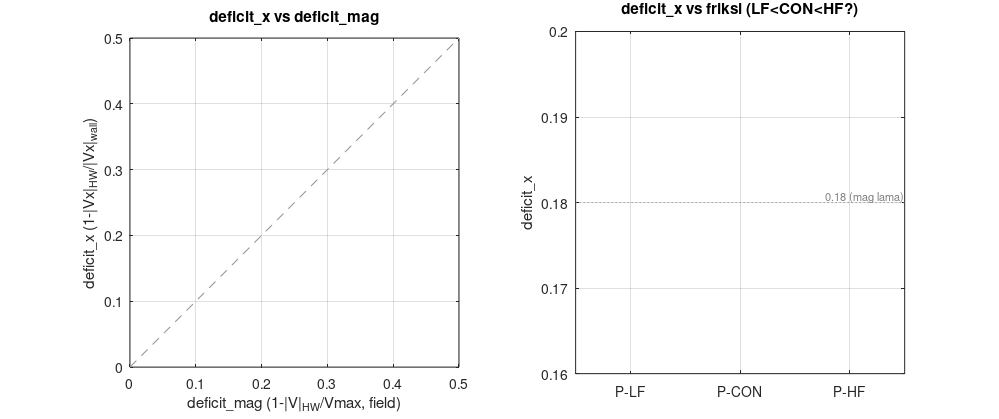

The MATLAB source for this figure:
function out = GRAIN_HW_vxvy_deficit(varargin)
%GRAIN_HW_VXVY_DEFICIT  Dekomposisi Vx/Vy hanging-wall & defisit transport horizontal.
%
%   Ambil kurva POT hanging-wall (HW) & footwall (FW) IDENTIK dgn GRAIN4AXPOT
%   CLEAN, tetapi PISAHKAN kecepatan |V| menjadi komponen horizontal Vx dan
%   vertikal Vy, lalu isolasi DEFISIT TRANSPORT HORIZONTAL HW vs dinding
%   pendorong (shortening yg diserap sesar aktif).
%
%   Latar: klaim inti = HW aktif selalu lebih lambat dari dinding, defisit ~18%
%   (HW ~= 0.82 x Vmax). Angka 18% itu dihitung dari |V| (campur transport
%   horizontal + pengangkatan ramp). Defisit yg BENAR secara fisika harus dari
%   Vx. Skrip ini menghitung deficit_x dan membandingkannya dgn deficit_mag lama.
%
%   PENTING (temuan verifikasi data, 2026-07-20):
%     * velocity_magnitude PIVlab = hypot(u_smoothed, v_smoothed) PERSIS (err 0%).
%       u_component/v_component KOSONG di berkas ini; sqrt(u_filtered^2+v_filtered^2)
%       beda ~48% dari |V|. Jadi komponen yg KONSISTEN dgn |V| (baseline deficit
%       0.18 di GRAIN4AXPOT) = u_smoothed/v_smoothed -> itu yg dipakai (bukan
%       u_filtered spt bunyi prompt). Ini menjaga sqrt(Vx^2+Vy^2) == |V|.
%     * Shortening di zona ukur (kamera tengah, ukur dari kiri) bergerak ke +x
%       (u_smoothed ~ +5.6 px/frame di kolom max|V|), BUKAN -x. Defisit dilaporkan
%       dari |Vx| (magnitude) supaya kebal arah; arah dinding dideteksi dari data.
%
%   Reuse jalur kanonik GRAIN4AXPOT (jangan bikin sampler paralel):
%     step1Session.loadAllFrames -> i_resolveLine (potdata garis-1 / autoPSG 75%)
%     -> step1Collect.collectAlongLine(data,p1,p2,sp,SRC) utk SRC =
%        'velocity_magnitude' | 'u_smoothed' | 'v_smoothed' (node SAMA)
%     -> records.normalize/applyColors ; potdata excluded+cutFrame ; trim [startF,endF].
%
%   Usage:
%     GRAIN_HW_vxvy_deficit                       % semua kondisi CON/HF/LF di EXP Q1
%     GRAIN_HW_vxvy_deficit('root', DIR)          % override folder induk EXP Q1
%     GRAIN_HW_vxvy_deficit('conditions', {'P-CON-4cm-F'})   % subset
%
%   Output ke GRAIN/CLCC/VXVY/ :
%     - PAB_VXVY_<cond>.pdf   (per kondisi: Vx_HW/Vy_HW/env vs strain, tiap run)
%     - PAB_VXVY_summary.pdf  (deficit_x vs deficit_mag ; deficit vs friksi)
%     - PAB_VXVY_panels.csv   (tabel numerik penuh)
%     - PAB_VXVY_result.json  (semua metrik + metadata + sanity)
%     - PAB_VXVY_report.md    (metode + angka final)
%     - PAB_VXVY_data.mat     (struct panel reusable)
%
%   Jalankan grain_setup dulu (pivcore/pivui on path). MATLAB R2025b.

    p = inputParser;
    p.addParameter('root', '', @(s) ischar(s)||isstring(s));
    p.addParameter('conditions', {}, @(c) iscell(c));
    p.addParameter('plateauK', 20, @(x) isscalar(x)&&x>=1);   % lebar jendela plateau (frame)
    p.addParameter('regen', false, @(x) islogical(x)||isnumeric(x));  % hanya rebuild report+summary dari .mat
    p.parse(varargin{:});
    root = char(p.Results.root);
    conds = p.Results.conditions;
    plateauK = p.Results.plateauK;

    outDir0 = fullfile(fileparts(mfilename('fullpath')), 'CLCC', 'VXVY');
    if p.Results.regen
        % Regenerasi CEPAT report + summary + CSV + JSON dari PAB_VXVY_data.mat
        % (tanpa re-sampling). Berguna setelah ubah teks/plot ringkas.
        L = load(fullfile(outDir0,'PAB_VXVY_data.mat'));   % panels, result
        fo = {'P-LF-4cm-F','P-CON-4cm-F','P-HF-4cm-F'};
        fc = containers.Map({'P-LF-4cm-F','P-CON-4cm-F','P-HF-4cm-F'}, ...
            {[0.20 0.45 0.80],[0.35 0.35 0.35],[0.80 0.20 0.20]});
        R2 = L.result; R2.summary = i_summaryStats(L.panels, fo);
        R2.panels = i_panelsForJson(L.panels);
        i_plotSummary(L.panels, fo, fc, fullfile(outDir0,'PAB_VXVY_summary.pdf'));
        i_writeCsv(L.panels, fullfile(outDir0,'PAB_VXVY_panels.csv'));
        fid=fopen(fullfile(outDir0,'PAB_VXVY_result.json'),'w');
        fwrite(fid, jsonencode(R2,'PrettyPrint',true)); fclose(fid);
        i_writeReport(R2, fullfile(outDir0,'PAB_VXVY_report.md'));
        fprintf('REGEN selesai: report+summary+csv+json diperbarui dari .mat\n');
        if nargout>0, out=R2; end
        return;
    end

    if isempty(root)
        root = fullfile(getenv('HOME'), 'MACTERR_shared', 'EXP_coll', 'EXP Q1');
    end
    if isempty(conds)
        conds = {'P-CON-4cm-F','P-HF-4cm-F','P-LF-4cm-F'};
    end

    outDir = fullfile(fileparts(mfilename('fullpath')), 'CLCC', 'VXVY');
    if ~isfolder(outDir), mkdir(outDir); end

    log = i_logger(outDir);
    log('=== GRAIN_HW_vxvy_deficit ===');
    log(sprintf('root      : %s', root));
    log(sprintf('conditions: %s', strjoin(conds, ', ')));
    log(sprintf('plateauK  : %d frame', plateauK));
    log(sprintf('outDir    : %s', outDir));

    % Palet warna friksi (ilmiah, tegas): LF biru, CON abu, HF merah.
    frictionOrder = {'P-LF-4cm-F','P-CON-4cm-F','P-HF-4cm-F'};
    frictionColor = containers.Map( ...
        {'P-LF-4cm-F','P-CON-4cm-F','P-HF-4cm-F'}, ...
        {[0.20 0.45 0.80],[0.35 0.35 0.35],[0.80 0.20 0.20]});

    RESULT = struct('generatedAt', datestr(now,'yyyy-mm-dd HH:MM:SS'), ...
        'root', root, 'plateauK', plateauK, 'conditions', {{}});
    ALLPANELS = {};   % flatten untuk .mat/.csv

    for ci = 1:numel(conds)
        cond = conds{ci};
        cdir = fullfile(root, cond);
        if ~isfolder(cdir), log(sprintf('[SKIP] tak ada folder: %s', cdir)); continue; end
        files = i_findExpFiles(cdir);
        log(sprintf('--- %s : %d run ---', cond, numel(files)));

        runs = {};
        for i = 1:numel(files)
            [~,bn] = fileparts(files{i});
            log(sprintf('  [%s] %s', cond, bn));
            try
                R = i_analyzeExp(files{i}, plateauK, log);
            catch ME
                log(sprintf('    [FAIL] %s : %s', bn, ME.message));
                continue;
            end
            R.condition = cond;
            R.runIndex  = i;
            runs{end+1} = R; %#ok<AGROW>
            for k = 1:numel(R.faults)
                fr = R.faults{k};
                fr.condition = cond; fr.base = R.base; fr.runIndex = i;
                fr.calibrated = R.calibrated; fr.vMult = R.vMult;
                fr.deficit_mag_env = R.deficit_env_used;   % dinding pilihan
                ALLPANELS{end+1} = fr; %#ok<AGROW>
            end
        end

        % --- figur per kondisi ---
        try
            i_plotCondition(runs, cond, fullfile(outDir, sprintf('PAB_VXVY_%s.pdf', cond)));
            log(sprintf('  -> PDF: PAB_VXVY_%s.pdf', cond));
        catch ME
            log(sprintf('  [PLOT FAIL] %s : %s', cond, ME.message));
        end

        cs = struct('name', cond, 'runs', {runs});
        RESULT.conditions{end+1} = cs;
    end

    % --- figur ringkas lintas kondisi ---
    try
        i_plotSummary(ALLPANELS, frictionOrder, frictionColor, ...
            fullfile(outDir,'PAB_VXVY_summary.pdf'));
        log('-> PDF: PAB_VXVY_summary.pdf');
    catch ME
        log(sprintf('[SUMMARY PLOT FAIL] %s', ME.message));
    end

    % --- CSV ---
    try
        i_writeCsv(ALLPANELS, fullfile(outDir,'PAB_VXVY_panels.csv'));
        log('-> CSV: PAB_VXVY_panels.csv');
    catch ME
        log(sprintf('[CSV FAIL] %s', ME.message));
    end

    % --- JSON ---
    RESULT.panels = i_panelsForJson(ALLPANELS);
    RESULT.summary = i_summaryStats(ALLPANELS, frictionOrder);
    try
        fid = fopen(fullfile(outDir,'PAB_VXVY_result.json'),'w');
        fwrite(fid, jsonencode(RESULT, 'PrettyPrint', true)); fclose(fid);
        log('-> JSON: PAB_VXVY_result.json');
    catch ME
        log(sprintf('[JSON FAIL] %s', ME.message));
    end

    % --- report .md ---
    try
        i_writeReport(RESULT, fullfile(outDir,'PAB_VXVY_report.md'));
        log('-> MD: PAB_VXVY_report.md');
    catch ME
        log(sprintf('[REPORT FAIL] %s', ME.message));
    end

    % --- .mat ---
    try
        panels = ALLPANELS; result = RESULT; %#ok<NASGU>
        save(fullfile(outDir,'PAB_VXVY_data.mat'), 'panels', 'result');
        log('-> MAT: PAB_VXVY_data.mat');
    catch ME
        log(sprintf('[MAT FAIL] %s', ME.message));
    end

    log('=== SELESAI ===');
    if nargout>0, out = RESULT; end
end

% =====================================================================
function R = i_analyzeExp(matFile, plateauK, log)
%I_ANALYZEEXP  Satu eksperimen: sampel |V|/Vx/Vy pada node SAMA, resolusi
%   sesar, hitung defisit + amalgamasi multi-kriteria. Reuse jalur GRAIN4AXPOT.
    [~, base] = fileparts(matFile);
    R = struct('base', base, 'matFile', matFile);

    % --- muat + garis PSG (jalur kanonik) ---
    data = pivcore.io.step1Session.loadAllFrames(matFile);
    [p1, p2] = i_resolveLine(matFile, data);
    sp = pivcore.io.step1Session.savedSpacing(matFile);
    if ~(isscalar(sp)&&isfinite(sp)&&sp>0)
        dd = pivcore.data.nodeSpacing(data);
        if isfinite(dd)&&dd>0, sp=round(dd); else, sp=10; end
    end

    % --- sampel TIGA sumber pada node IDENTIK ---
    recM = pivcore.pot.records.applyColors(pivcore.pot.records.normalize( ...
        pivcore.pot.step1Collect.collectAlongLine(data,p1,p2,sp,'velocity_magnitude')));
    recU = pivcore.pot.records.normalize( ...
        pivcore.pot.step1Collect.collectAlongLine(data,p1,p2,sp,'u_smoothed'));
    recV = pivcore.pot.records.normalize( ...
        pivcore.pot.step1Collect.collectAlongLine(data,p1,p2,sp,'v_smoothed'));

    nF = 0; for r=1:numel(recM), nF=max(nF,numel(recM(r).data)); end; nF=max(1,nF);

    % Node harus align (jumlah & posPx). Verifikasi.
    if ~(numel(recM)==numel(recU) && numel(recU)==numel(recV))
        error('Node count mismatch |V|=%d Vx=%d Vy=%d', numel(recM),numel(recU),numel(recV));
    end

    % --- SANITY KALIBRASI (menghentikan): calu==calv==calxy (isotropik). ---
    calu=i_cal(data,'calu'); calv=i_cal(data,'calv'); calxy=i_cal(data,'calxy');
    R.cal = struct('calu',calu,'calv',calv,'calxy',calxy);
    if isfinite(calu)&&isfinite(calv) && abs(calu-calv) > 1e-9*max(1,abs(calu))
        error(['SANITY KALIBRASI GAGAL: calu(%.6g) != calv(%.6g) -> konversi spasial ' ...
            'anisotropik; Vx/Vy tak sebanding. Hentikan.'], calu, calv);
    end

    % --- INFO: |V|_self=hypot(Vx,Vy) vs field velocity_magnitude ---
    %   Setelah blok-average 3x3 + MA, field |V| = mean(|v| per sel) sedangkan
    %   Vx/Vy = mean komponen; karena arah aliran beragam dlm blok, hypot(Vx,Vy)
    %   != |V| (sifat urutan-averaging, BUKAN bug). Analisis ini memakai
    %   |V|_self = hypot(Vx,Vy) (konsisten-diri: sqrt(Vx^2+Vy^2)=|V| by
    %   construction). Field |V| disimpan HANYA sbg referensi deficit_mag lama.
    dmax=0; dmed=[];
    for r = 1:numel(recM)
        m=recM(r).data(:).'; u=recU(r).data(:).'; v=recV(r).data(:).';
        L=min([numel(m) numel(u) numel(v)]); m=m(1:L);u=u(1:L);v=v(1:L);
        rec=hypot(u,v); g=isfinite(rec)&isfinite(m)&(m>1e-6);
        if ~any(g), continue; end
        e=abs(rec(g)-m(g))./m(g); dmax=max(dmax,max(e)); dmed=[dmed e]; %#ok<AGROW>
    end
    R.selfVsField = struct('maxRelErr', dmax, ...
        'medRelErr', i_m(dmed), ...
        'note', '|V|_self=hypot(Vx,Vy) dipakai; beda vs field = artefak urutan-average (bukan bug).');
    log(sprintf('    |V|_self vs field |V|: median=%.2g%% max=%.2g%% (informatif; |V|_self dipakai)', ...
        i_m(dmed)*100, dmax*100));

    % --- potdata: excluded + cutFrame (POSISIONAL, semua sumber sama) ---
    recM = i_applyPotData(matFile, recM);
    recU = i_copyPotFlags(recM, recU);
    recV = i_copyPotFlags(recM, recV);

    % --- kalibrasi cm/s (paritas frameCatalog velMultGeom) ---
    [strTot, ~, dxCm] = pivcore.export.frameCatalog.readGeom(matFile);
    dtSec = pivcore.export.frameCatalog.readExifDt(matFile);
    envRaw = i_indenterEnv(recM, nF, false);          % envelope MENTAH (kalibrasi stabil)
    indMax = NaN; if ~isempty(envRaw), e=envRaw(isfinite(envRaw)); if ~isempty(e), indMax=max(e); end, end
    vMult = NaN;
    if isfinite(dxCm)&&dxCm>0 && isfinite(dtSec)&&dtSec>0 && nF>1 && isfinite(indMax)&&indMax>0
        vMult = (dxCm/((nF-1)*dtSec)) / indMax;         % cm/s per (px/frame)
    end
    calibrated = isfinite(vMult) && vMult>0;
    if ~calibrated, vMult = 1; end
    R.calibrated = calibrated; R.vMult = vMult; R.nF = nF; R.strainTot = strTot;
    R.indMax = indMax; R.dxCm = dxCm; R.dtSec = dtSec;

    % X-axis strain%
    haveStrain = isfinite(strTot)&&strTot~=0&&nF>1;
    if haveStrain, xr = (0:nF-1)/(nF-1)*strTot; else, xr = 1:nF; end
    R.xr = xr; R.haveStrain = haveStrain;

    % --- envelope dinding: (a) empiris |V| ; (b) indenter axpot bila ada ---
    envA = i_indenterEnv(recM, nF, true);               % hormati excluded (clean, FIELD |V|)
    R.env_mag = envA;                                    % referensi field
    % Komponen envelope: pada tiap frame ambil Vx,Vy pada node ber-|V|_self maks.
    % env_mag_self = hypot(env_vx,env_vy) -> konsisten-diri (baseline analisis).
    [envVx, envVy, envMagSelf] = i_envComponents(recM, recU, recV, nF);
    R.env_vx = envVx; R.env_vy = envVy; R.env_mag_self = envMagSelf;
    % (b) indenter dari axpot sidecar (referensi independen) bila tersedia.
    [envB_mag, haveB] = i_axpotIndenter(matFile, nF);
    R.env_axpot = envB_mag; R.haveAxpot = haveB;
    % Perbandingan (a) vs (b) di plateau global (median 20% frame terakhir aktif).
    R.envAB = i_compareEnv(envA, envB_mag, haveB);

    % Envelope drift (uji paralaks): fit linier |V|_wall vs strain.
    R.envDrift = i_envDrift(xr, envA);

    % dinding yg DIPAKAI utk deficit: default empiris (a). Simpan flag.
    R.deficit_env_used = 'empirical';

    % --- sesar dari faults.json ---
    R.faults = i_analyzeFaults(matFile, data, recM, recU, recV, nF, xr, vMult, ...
        envA, envMagSelf, envVx, plateauK, log);
end

% =====================================================================
function F = i_analyzeFaults(matFile, data, recM, recU, recV, nF, xr, vMult, ...
        envMagField, envMagSelf, envVx, plateauK, log)
%I_ANALYZEFAULTS  Per sesar utama: kurva HW/FW untuk |V|/Vx/Vy, jendela aktif,
%   amalgamasi multi-kriteria, plateau median, deficit_mag & deficit_x.
    F = {};
    try
        doc = pivcore.io.grain5Faults.read(matFile);
    catch
        return;
    end
    if ~isstruct(doc)||~isfield(doc,'faults')||isempty(doc.faults), return; end
    FF = doc.faults; if isstruct(FF), FF=num2cell(FF); end

    for k = 1:numel(FF)
        f = FF{k}; if ~isstruct(f), continue; end
        if isfield(f,'enabled')&&isscalar(f.enabled)&&~logical(f.enabled), continue; end
        if isfield(f,'parentId')&&~isempty(f.parentId)&&(ischar(f.parentId)||isstring(f.parentId)) ...
                && ~isempty(char(f.parentId)), continue; end   % sub-fault: lewati

        hwRow = i_rowForPos(recM, f.hwPosPx);
        fwRow = i_rowForPos(recM, f.fwPosPx);
        if isempty(hwRow), continue; end

        % Deret HW/FW utk tiga sumber (trim identik).
        mHW = i_dispY(recM, hwRow, nF); uHW = i_dispY(recU, hwRow, nF); vHW = i_dispY(recV, hwRow, nF);
        mFW=[];uFW=[];vFW=[];
        if ~isempty(fwRow)
            mFW=i_dispY(recM,fwRow,nF); uFW=i_dispY(recU,fwRow,nF); vFW=i_dispY(recV,fwRow,nF);
        end

        % Jendela aktif [a,b] dari faults.json.
        a=f.startF; b=f.endF;
        if ~(isfinite(a)&&isfinite(b))
            gg=isfinite(mHW); idx=find(gg); if isempty(idx), a=1;b=nF; else,a=idx(1);b=idx(end);end
        end
        a=max(1,round(min(a,b))); b=min(nF,round(max(a,b)));

        % AX-SLIP komponen = Vx_HW - Vx_FW (utk startF & amalgamasi).
        axslip = nan(1,nF);
        if ~isempty(uFW)
            L=min(numel(uHW),numel(uFW)); axslip(1:L)=uHW(1:L)-uFW(1:L);
        end
        % |V| net-slip lama (utk validasi startF json).
        startF_axslip = i_startFromAxslip(axslip);

        % --- amalgamasi multi-kriteria ---
        % (1) X-FS dari faults.json.
        xfs = NaN; if isfield(f,'fsr')&&isscalar(f.fsr)&&isfinite(f.fsr), xfs=f.fsr; end
        % (2) AX-SLIP -> 0 (turun ke bawah noise & tetap).
        amalg_axslip = i_amalgFromAxslip(axslip, a, b);
        % (3) shear_rate -> 0 di zona sesar (node HW..FW). Pakai |V| kurva sbg
        %     proxy? Tidak: baca shear_rate langsung sepanjang node HW..FW.
        amalg_shear = i_amalgFromShear(data, recM, hwRow, fwRow, nF, a, b);
        % (4) endF human label (faults.json).
        amalg_endF = b;

        cand = [xfs amalg_axslip amalg_shear amalg_endF];
        cand = cand(isfinite(cand));
        amalgFrame = amalg_endF;   % default: endF human
        if ~isempty(cand), amalgFrame = round(median(cand)); end
        amalgFrame = max(a+1, min(nF, amalgFrame));
        amalgSpread = NaN; if numel(cand)>=2, amalgSpread = max(cand)-min(cand); end

        % --- plateau fase-aktif: median jendela [amalg-K, amalg] ---
        w0 = max(a, amalgFrame - plateauK); w1 = amalgFrame;
        win = w0:w1;
        % |V|_self HW = hypot(Vx,Vy) konsisten-diri (baseline utama).
        magSelfHW = hypot(uHW, vHW);
        magSelfHWp = i_medWin(magSelfHW, win);
        magFieldHWp = i_medWin(mHW, win);      % field |V| (referensi 0.18 lama)
        vxHWp  = i_medWin(uHW, win);
        vyHWp  = i_medWin(vHW, win);
        % dinding pada jendela sama.
        magWallSelf  = i_medWin(envMagSelf,  win);
        magWallField = i_medWin(envMagField, win);
        vxWall  = i_medWin(envVx,  win);

        % deficit horizontal (|Vx|, kebal arah) = ANGKA BARU yg dicari.
        deficit_x   = i_deficit(abs(vxHWp), abs(vxWall));
        % deficit magnitude: (self) konsisten-diri & (field) referensi ke 0.18.
        deficit_mag_self  = i_deficit(magSelfHWp,  magWallSelf);
        deficit_mag_field = i_deficit(magFieldHWp, magWallField);
        deficit_mag = deficit_mag_self;   % baseline utama = self
        VyOverVx    = NaN; if isfinite(vyHWp)&&abs(vxHWp)>1e-9, VyOverVx = abs(vyHWp)/abs(vxHWp); end

        % kematangan: sesar termuda (endF ~ nF) TANDAI (belum matang).
        mature = (b < 0.95*nF);
        % suspect: HW plateau ~0 (def_x mendekati 1) atau HW>=wall (def<0) atau
        %   jendela plateau terlalu pendek -> kemungkinan node HW jatuh di zona
        %   mati/tepi atau sesar meliputi seluruh domain. TANDAI (bukan drop diam).
        suspect = false;
        if ~isfinite(deficit_x) || deficit_x > 0.85 || deficit_x < -0.05 ...
                || (w1-w0) < 5 || ~isfinite(vxWall) || abs(vxWall) < 1e-3
            suspect = true;
        end
        if suspect, mature = false; end   % keluarkan dari statistik matang

        fs = struct();
        fs.uiNum = i_scalarField(f,'uiNum');
        fs.hwPosPx = f.hwPosPx; fs.fwPosPx = f.fwPosPx;
        fs.a=a; fs.b=b;
        fs.startF_json = f.startF; fs.startF_axslip = startF_axslip;
        fs.amalg_xfs = xfs; fs.amalg_axslip = amalg_axslip; ...
        fs.amalg_shear = amalg_shear; fs.amalg_endF = amalg_endF;
        fs.amalgFrame = amalgFrame; fs.amalgSpread = amalgSpread;
        fs.plateauWin = [w0 w1];
        fs.mag_HW_plateau = magSelfHWp;      % |V|_self (baseline)
        fs.magField_HW_plateau = magFieldHWp;
        fs.vx_HW_plateau = vxHWp; fs.vy_HW_plateau = vyHWp;
        fs.mag_wall = magWallSelf; fs.magField_wall = magWallField; fs.vx_wall = vxWall;
        fs.deficit_mag = deficit_mag;            % = deficit_mag_self
        fs.deficit_mag_self = deficit_mag_self;
        fs.deficit_mag_field = deficit_mag_field;
        fs.deficit_x = deficit_x; fs.VyOverVx = VyOverVx;
        fs.mature = mature; fs.suspect = suspect;
        % simpan deret utk plot (cm/s bila vMult). mag_HW = |V|_self.
        fs.series = struct('xr',xr, 'vx_HW',uHW*vMult, 'vy_HW',vHW*vMult, ...
            'mag_HW',magSelfHW*vMult, 'env_vx',envVx*vMult, 'env_mag',envMagSelf*vMult, ...
            'axslip', axslip*vMult);
        F{end+1} = fs; %#ok<AGROW>

        log(sprintf('    F%g: [a,b]=[%d,%d] amalg=%d (xfs=%s axslip=%s shear=%s endF=%d) | def_x=%.3f def_mag(self=%.3f field=%.3f) Vy/Vx=%.2f %s', ...
            fs.uiNum, a, b, amalgFrame, i_ns(xfs), i_ns(amalg_axslip), i_ns(amalg_shear), b, ...
            deficit_x, deficit_mag_self, deficit_mag_field, VyOverVx, ...
            [i_tf(~mature&&~suspect,'[IMMATURE]','') i_tf(suspect,'[SUSPECT-dropped]','')]));
    end
end

% =====================================================================
% ---- helper reuse jalur GRAIN4AXPOT ----
function [p1,p2] = i_resolveLine(matFile, data)
    p1=[];p2=[];
    ln = pivcore.export.frameCatalog.lineFromPotData(matFile);
    if ~isempty(ln), p1=ln.p1(:).'; p2=ln.p2(:).'; return; end
    la = pivcore.io.step1Session.loadLine(matFile);
    if ~isempty(la)&&isfield(la,'p1')&&isfield(la,'p2'), p1=la.p1(:).'; p2=la.p2(:).'; return; end
    x=pivcore.data.safeFrame(data.x,1); y=pivcore.data.safeFrame(data.y,1);
    xE=[min(x(:)) max(x(:))]; yE=[min(y(:)) max(y(:))];
    yL=yE(2)-0.75*(yE(2)-yE(1)); p1=[xE(1) yL]; p2=[xE(2) yL];
end

function files = i_findExpFiles(expDir)
    d=dir(fullfile(expDir,'*.mat')); d=d(~[d.isdir]);
    names={};keys={};
    for k=1:numel(d)
        nm=d(k).name;
        if ~isempty(regexpi(nm,'_[a-z0-9]+\.mat$','once')), continue; end
        if ~isempty(regexpi(nm,'^(GRAINSA|GRAIN\d|progress|.*_progress_)','once')), continue; end
        names{end+1}=fullfile(d(k).folder,nm); %#ok<AGROW>
        tok=regexpi(nm,'-(\d+)-OVL','tokens','once');
        if ~isempty(tok), keys{end+1}=sprintf('%06d',str2double(tok{1})); else, keys{end+1}=lower(nm); end %#ok<AGROW>
    end
    if isempty(names), files={}; return; end
    [~,ord]=sort(keys); files=names(ord);
end

function recs = i_applyPotData(matFile, recs)
    try, doc=pivcore.io.grain4PotData.read(matFile); catch, return; end
    if ~isstruct(doc)||~isfield(doc,'psgLines')||isempty(doc.psgLines), return; end
    ln=doc.psgLines{1}; if ~isstruct(ln)||~isfield(ln,'curves'), return; end
    m=min(numel(recs),numel(ln.curves));
    for k=1:m
        c=ln.curves{k}; if ~isstruct(c), continue; end
        if isfield(c,'cutFrame')&&isscalar(c.cutFrame)&&isfinite(c.cutFrame)
            recs(k).cutManual=true; recs(k).cutFrame=c.cutFrame;
        end
        if isfield(c,'excluded')&&isscalar(c.excluded)&&logical(c.excluded), recs(k).excluded=true; end
    end
end

function dst = i_copyPotFlags(src, dst)
%I_COPYPOTFLAGS  Salin flag excluded/cutFrame dari recM (|V|) ke recU/recV agar
%   trim & exclusion IDENTIK di tiga sumber (node align).
    m=min(numel(src),numel(dst));
    for k=1:m
        if isfield(src(k),'excluded')&&isscalar(src(k).excluded)&&logical(src(k).excluded), dst(k).excluded=true; end
        if isfield(src(k),'cutManual')&&src(k).cutManual
            dst(k).cutManual=true; dst(k).cutFrame=src(k).cutFrame;
        end
    end
end

function r = i_rowForPos(recs, posPx)
    r=[]; if ~isscalar(posPx)||~isfinite(posPx)||isempty(recs), return; end
    best=inf;bestR=[];ps=[];
    for k=1:numel(recs)
        if isfield(recs(k),'excluded')&&isscalar(recs(k).excluded)&&logical(recs(k).excluded), continue; end
        p=NaN; if isfield(recs(k),'posPx')&&isscalar(recs(k).posPx), p=recs(k).posPx; end
        if isfinite(p), ps(end+1)=p; d=abs(p-posPx); if d<best,best=d;bestR=k;end; end %#ok<AGROW>
    end
    if isempty(bestR), return; end
    sp=10; if numel(ps)>=2, dsp=median(diff(sort(ps))); if isfinite(dsp)&&dsp>0, sp=dsp; end, end
    if best<=max(8,0.75*sp), r=bestR; end
end

function y = i_dispY(recs, row, nF)
    y=[]; if isempty(row)||row<1||row>numel(recs), return; end
    [~,y]=pivcore.pot.records.curveXY(recs(row), nF);
    y=pivui.grain4Shell.applyTrimYV(recs(row), y);
    y=y(:).';
end

function env = i_indenterEnv(recs, nF, honorExcluded)
    M=-inf(1,nF); any_=false;
    for r=1:numel(recs)
        if honorExcluded&&isfield(recs(r),'excluded')&&isscalar(recs(r).excluded)&&logical(recs(r).excluded), continue; end
        [~,yv]=pivcore.pot.records.curveXY(recs(r),nF);
        yv=pivui.grain4Shell.applyTrimYV(recs(r),yv);
        if isempty(yv), continue; end
        m=numel(yv); seg=M(1:m); g=isfinite(yv); seg(g)=max(seg(g),yv(g)); M(1:m)=seg; any_=true;
    end
    if ~any_, env=[]; return; end
    M(~isfinite(M))=NaN; env=M;
end

function [envVx, envVy, envMagSelf] = i_envComponents(recM, recU, recV, nF)
%I_ENVCOMPONENTS  Pada tiap frame, ambil Vx/Vy pada node ber-|V|_self MAKS
%   (|V|_self=hypot(Vx,Vy); excluded dihormati). Ini "dinding pendorong"
%   konsisten-diri: envMagSelf=hypot(envVx,envVy).
    envVx=nan(1,nF); envVy=nan(1,nF); envMagSelf=nan(1,nF);
    nR=numel(recM);
    YU=nan(nR,nF); YV=nan(nR,nF);
    for r=1:nR
        if isfield(recM(r),'excluded')&&isscalar(recM(r).excluded)&&logical(recM(r).excluded), continue; end
        yu=i_dispY(recU,r,nF); yv=i_dispY(recV,r,nF);
        L=min([numel(yu) numel(yv) nF]);
        YU(r,1:L)=yu(1:L); YV(r,1:L)=yv(1:L);
    end
    YMS=hypot(YU,YV);
    for k=1:nF
        col=YMS(:,k); [mx,ir]=max(col);
        if isfinite(mx), envVx(k)=YU(ir,k); envVy(k)=YV(ir,k); envMagSelf(k)=mx; end
    end
end

function v = i_cal(data, name)
    v=NaN; if isfield(data,name), c=data.(name); if isnumeric(c)&&isscalar(c), v=double(c); end, end
end

% =====================================================================
% ---- amalgamasi & startF ----
function sf = i_startFromAxslip(axslip)
%I_STARTFROMAXSLIP  Titik saat AX-SLIP mulai KONSISTEN positif (naik & tetap>0).
    sf=NaN; a=axslip(:).'; n=numel(a);
    g=isfinite(a); if ~any(g), return; end
    thr=0.05*max(abs(a(g)));   % noise floor 5% amplitudo
    run=0; need=5;             % butuh 5 frame beruntun > thr
    for k=1:n
        if isfinite(a(k))&&a(k)>thr, run=run+1; if run>=need, sf=k-need+1; return; end
        else, run=0; end
    end
end

function fr = i_amalgFromAxslip(axslip, a, b)
%I_AMALGFROMAXSLIP  Frame saat AX-SLIP turun ke bawah noise floor & TETAP,
%   dicari SETELAH puncak dlm [a,b].
    fr=NaN; s=axslip(:).'; n=numel(s);
    idx=a:min(b+round(0.15*(b-a)),n); idx=idx(idx>=1&idx<=n);
    seg=s(idx); g=isfinite(seg); if ~any(g), return; end
    pk=max(seg(g)); if ~(pk>0), return; end
    thr=0.15*pk;                    % 15% puncak = noise floor
    [~,ipk]=max(seg);
    run=0; need=5;
    for j=ipk:numel(seg)
        if isfinite(seg(j))&&seg(j)<thr, run=run+1; if run>=need, fr=idx(j-need+1); return; end
        else, run=0; end
    end
end

function fr = i_amalgFromShear(data, recM, hwRow, fwRow, nF, a, b)
%I_AMALGFROMSHEAR  Amalgamasi fisik: shear_rate -> 0 di zona sesar (node
%   HW..FW). Sampel |shear_rate| sepanjang node antara HW & FW pakai posisi
%   node (origin) recM, cari frame saat mereda & tetap setelah puncak.
%   `data` = struct loadAllFrames (dipass agar tak reload per-sesar).
    fr=NaN;
    if isempty(hwRow)||~isstruct(data), return; end
    r1=hwRow; r2=fwRow; if isempty(r2), r2=hwRow; end
    lo=min(r1,r2); hi=max(r1,r2);
    origins=[];
    for r=lo:hi
        if isfield(recM(r),'origin')&&numel(recM(r).origin)==2, origins(end+1,:)=recM(r).origin; end %#ok<AGROW>
    end
    if isempty(origins), return; end
    % Deret |shear| rata-rata zona per frame.
    ser=nan(1,nF);
    for k=1:nF
        [Z,~]=pivcore.data.resolveScalar(data,'shear_rate',k);
        if isempty(Z), continue; end
        x=pivcore.data.safeFrame(data.x,k); y=pivcore.data.safeFrame(data.y,k);
        if isempty(x)||isempty(y)||~isequal(size(Z),size(x)), continue; end
        xrow=x(1,:); ycol=y(:,1);
        yMid=(max(ycol)+min(ycol))/2; ycolF=2*yMid-ycol;
        vals=[];
        for t=1:size(origins,1)
            [~,ic]=min(abs(xrow(:)-origins(t,1)));
            [~,ir]=min(abs(ycolF(:)-origins(t,2)));
            v=Z(ir,ic); if isfinite(v), vals(end+1)=abs(v); end %#ok<AGROW>
        end
        if ~isempty(vals), ser(k)=mean(vals); end
    end
    idx=a:min(b+round(0.15*(b-a)),nF); idx=idx(idx>=1&idx<=nF);
    seg=ser(idx); g=isfinite(seg); if ~any(g), return; end
    pk=max(seg(g)); if ~(pk>0), return; end
    thr=0.20*pk; [~,ipk]=max(seg); run=0; need=5;
    for j=ipk:numel(seg)
        if isfinite(seg(j))&&seg(j)<thr, run=run+1; if run>=need, fr=idx(j-need+1); return; end
        else, run=0; end
    end
end

% =====================================================================
% ---- kalibrasi & envelope helper ----
function [env, have] = i_axpotIndenter(matFile, nF)
%I_AXPOTINDENTER  Coba baca indenter track dari <base>_axpot.mat (referensi
%   dinding independen). env = px/frame |V| dinding per frame; have=false bila
%   tak ada.
    env=[]; have=false;
    ap=strrep(matFile,'.mat','_axpot.mat');
    if ~isfile(ap), return; end
    try, S=load(ap); catch, return; end
    % cari field indenter/envelope yang plausibel.
    cand={'indenter','indenterEnv','env','envelope','wall'};
    fn=fieldnames(S);
    for c=1:numel(cand)
        hit=fn(strcmpi(fn,cand{c}));
        if ~isempty(hit)
            v=S.(hit{1});
            if isnumeric(v)&&numel(v)>=2, env=v(:).'; have=true; return; end
            if isstruct(v)
                for g={'env','y','values','data'}
                    if isfield(v,g{1})&&isnumeric(v.(g{1}))&&numel(v.(g{1}))>=2
                        env=v.(g{1})(:).'; have=true; return;
                    end
                end
            end
        end
    end
end

function s = i_compareEnv(envA, envB, haveB)
    s=struct('haveB',haveB,'medA',NaN,'medB',NaN,'relDiffPct',NaN,'flag',false);
    a=envA(isfinite(envA)); if isempty(a), return; end
    s.medA=median(a(max(1,end-round(0.2*numel(a))):end));
    if ~haveB||isempty(envB), return; end
    b=envB(isfinite(envB)); if isempty(b), return; end
    s.medB=median(b(max(1,end-round(0.2*numel(b))):end));
    if s.medB>0, s.relDiffPct=abs(s.medA-s.medB)/s.medB*100; s.flag=s.relDiffPct>5; end
end

function s = i_envDrift(xr, env)
%I_ENVDRIFT  Fit linier |V|_wall vs strain -> slope %/regangan (uji paralaks).
    s=struct('slopePctPerStrain',NaN,'driftPctOverRun',NaN,'note','');
    g=isfinite(xr)&isfinite(env); if sum(g)<3, return; end
    x=xr(g); y=env(g);
    P=polyfit(x,y,1);
    m0=median(y); if m0<=0, return; end
    s.slopePctPerStrain = P(1)/m0*100;                 % % dari median per unit strain
    span=max(x)-min(x);
    s.driftPctOverRun = P(1)*span/m0*100;              % % perubahan sepanjang run
    if abs(s.driftPctOverRun)<10
        s.note='drift kecil (<10%): deficit relatif kebal paralaks (pembilang&penyebut sama-frame).';
    else
        s.note='drift >10%: waspada paralaks; deficit tetap relatif same-frame tapi tandai.';
    end
end

% =====================================================================
% ---- statistik & util ----
function v = i_medWin(y, win)
    v=NaN; if isempty(y), return; end
    win=win(win>=1&win<=numel(y)); if isempty(win), return; end
    seg=y(win); seg=seg(isfinite(seg)); if isempty(seg), return; end
    v=median(seg);
end
function d = i_deficit(hw, wall)
    d=NaN; if isfinite(hw)&&isfinite(wall)&&wall>1e-9, d=1-hw/wall; end
end
function v = i_scalarField(s,f)
    v=NaN; if isfield(s,f)&&isscalar(s.(f))&&isfinite(s.(f)), v=s.(f); end
end
function s = i_ns(x), if isfinite(x), s=sprintf('%d',round(x)); else, s='-'; end, end
function s = i_tf(c,a,b), if c, s=a; else, s=b; end, end

function log = i_logger(outDir)
    logFile=fullfile(outDir,'PAB_VXVY_run.log');
    fid=fopen(logFile,'w');
    log=@(m) i_logline(fid,m);
end
function i_logline(fid,m)
    fprintf('%s\n',m); if fid>0, fprintf(fid,'%s\n',m); end
end

% =====================================================================
% ---- output: plot per kondisi ----
function i_plotCondition(runs, cond, outPdf)
    n=numel(runs); if n==0, return; end
    ff=figure('Color','w','Units','pixels','Position',[60 60 1000 240*n+60],'Visible','off');
    try, pivui.forceLightTheme(ff); catch, end
    for i=1:n
        R=runs{i}; ax=subplot(n,1,i,'Parent',ff);
        i_panelAxes(ax, R, cond);
        if i<n, xlabel(ax,''); end
    end
    set(ff,'PaperPositionMode','auto');
    try, exportgraphics(ff,outPdf,'ContentType','vector','BackgroundColor','white');
    catch, print(ff,outPdf,'-dpdf','-bestfit'); end
    if isvalid(ff), close(ff); end
end

function i_panelAxes(ax, R, cond)
    cla(ax); hold(ax,'on');
    set(ax,'Color','w','Box','on','Layer','top','XColor',[.15 .15 .15],'YColor',[.15 .15 .15]);
    X=R.xr; vM=R.vMult;
    % envelope dinding (hitam tebal) = |V| wall.
    if ~isempty(R.env_mag)
        e=R.env_mag*vM; m=min(numel(e),numel(X)); g=isfinite(e(1:m));
        plot(ax,X(1:m),e(1:m).*g./g,'-','Color',[0 0 0],'LineWidth',2.4);
    end
    % Vx dinding (garis putus abu).
    if ~isempty(R.env_vx)
        e=abs(R.env_vx)*vM; m=min(numel(e),numel(X));
        plot(ax,X(1:m),e(1:m),'--','Color',[0.5 0.5 0.5],'LineWidth',1.2);
    end
    % kurva HW tiap sesar matang: Vx tebal, Vy tipis.
    cmap=lines(max(1,numel(R.faults)));
    for k=1:numel(R.faults)
        f=R.faults{k}; if ~isfield(f,'series'), continue; end
        col=cmap(k,:);
        s=f.series; m=min(numel(s.xr),numel(s.vx_HW));
        plot(ax,s.xr(1:m),abs(s.vx_HW(1:m)),'-','Color',col,'LineWidth',1.6);
        plot(ax,s.xr(1:m),abs(s.vy_HW(1:m)),':','Color',col,'LineWidth',0.9);
    end
    hold(ax,'off'); grid(ax,'on');
    if R.haveStrain, xlabel(ax,'Cumulative strain (%)'); set(ax,'XDir','reverse');
    else, xlabel(ax,'Frame'); end
    if R.calibrated, ylabel(ax,'|V| , |Vx| , |Vy| (cm/s)');
    else, ylabel(ax,'px/frame'); end
    tag=''; if ~R.calibrated, tag=' [px/frame: Y-calib missing]'; end
    title(ax, sprintf('%s  —  HW Vx(bold)/Vy(dotted) vs wall |V|(black), |Vx|(dashed)%s', ...
        R.base, tag), 'Interpreter','none','FontSize',9);
end

% =====================================================================
% ---- output: figur ringkas ----
function i_plotSummary(panels, fricOrder, fricColor, outPdf)
    mature = panels(cellfun(@(p) isfield(p,'mature')&&p.mature, panels));
    if isempty(mature), mature=panels; end
    ff=figure('Color','w','Units','pixels','Position',[60 60 1000 420],'Visible','off');
    try, pivui.forceLightTheme(ff); catch, end

    % (1) deficit_x vs deficit_mag scatter.
    ax1=subplot(1,2,1,'Parent',ff); hold(ax1,'on');
    for i=1:numel(mature)
        p=mature{i}; c=[0.3 0.3 0.3];
        if isKey(fricColor,p.condition), c=fricColor(p.condition); end
        if isfinite(p.deficit_mag_field)&&isfinite(p.deficit_x)
            plot(ax1,p.deficit_mag_field,p.deficit_x,'o','MarkerFaceColor',c,'MarkerEdgeColor','k','MarkerSize',7);
        end
    end
    lim=[0 0.5]; plot(ax1,lim,lim,'--','Color',[.6 .6 .6]);
    xlabel(ax1,'deficit\_mag (1-|V|_{HW}/Vmax, field)'); ylabel(ax1,'deficit\_x (1-|Vx|_{HW}/|Vx|_{wall})');
    title(ax1,'deficit\_x vs deficit\_mag'); grid(ax1,'on'); axis(ax1,'equal'); xlim(ax1,lim); ylim(ax1,lim);
    box(ax1,'on');

    % (2) deficit_x per kondisi (boxplot manual).
    ax2=subplot(1,2,2,'Parent',ff); hold(ax2,'on');
    xt=[];
    for j=1:numel(fricOrder)
        cond=fricOrder{j};
        dx=[]; dm=[];
        for i=1:numel(mature)
            p=mature{i};
            if strcmp(p.condition,cond)
                if isfinite(p.deficit_x), dx(end+1)=p.deficit_x; end %#ok<AGROW>
                if isfinite(p.deficit_mag), dm(end+1)=p.deficit_mag; end %#ok<AGROW>
            end
        end
        c=[0.3 0.3 0.3]; if isKey(fricColor,cond), c=fricColor(cond); end
        if ~isempty(dx)
            jit=(rand(1,numel(dx))-0.5)*0.12;
            plot(ax2,j+jit,dx,'o','MarkerFaceColor',c,'MarkerEdgeColor','k','MarkerSize',6);
            plot(ax2,[j-0.2 j+0.2],[median(dx) median(dx)],'-','Color',c,'LineWidth',2.5);
        end
        xt{end+1}=strrep(cond,'-4cm-F',''); %#ok<AGROW>
    end
    plot(ax2,[0.5 numel(fricOrder)+0.5],[0.18 0.18],':','Color',[.5 .5 .5]);
    text(ax2,numel(fricOrder)+0.5,0.18,' 0.18 (mag lama)','Color',[.5 .5 .5],'FontSize',8,'HorizontalAlignment','right','VerticalAlignment','bottom');
    set(ax2,'XTick',1:numel(fricOrder),'XTickLabel',xt);
    xlim(ax2,[0.5 numel(fricOrder)+0.5]); ylabel(ax2,'deficit\_x'); title(ax2,'deficit\_x vs friksi (LF<CON<HF?)');
    grid(ax2,'on'); box(ax2,'on');

    set(ff,'PaperPositionMode','auto');
    try, exportgraphics(ff,outPdf,'ContentType','vector','BackgroundColor','white');
    catch, print(ff,outPdf,'-dpdf','-bestfit'); end
    if isvalid(ff), close(ff); end
end

% =====================================================================
% ---- output: CSV / JSON / report ----
function i_writeCsv(panels, outCsv)
    fid=fopen(outCsv,'w');
    fprintf(fid,['condition,run,uiNum,mature,suspect,calibrated,vMult,startF_json,startF_axslip,' ...
        'amalg_xfs,amalg_axslip,amalg_shear,amalg_endF,amalgFrame,amalgSpread,' ...
        'plateauW0,plateauW1,magSelfHW_plateau,magFieldHW_plateau,vxHW_plateau,vyHW_plateau,' ...
        'magSelf_wall,magField_wall,vx_wall,' ...
        'deficit_x,deficit_mag_self,deficit_mag_field,VyOverVx\n']);
    for i=1:numel(panels)
        p=panels{i};
        fprintf(fid,'%s,%d,%g,%d,%d,%d,%.6g,%g,%s,%s,%s,%s,%g,%g,%s,%g,%g,%.5g,%.5g,%.5g,%.5g,%.5g,%.5g,%.5g,%.5g,%.5g,%.5g,%.4g\n', ...
            p.condition, p.runIndex, p.uiNum, p.mature, p.suspect, p.calibrated, p.vMult, ...
            p.startF_json, i_ns(p.startF_axslip), i_ns(p.amalg_xfs), i_ns(p.amalg_axslip), ...
            i_ns(p.amalg_shear), p.amalg_endF, p.amalgFrame, i_ns(p.amalgSpread), ...
            p.plateauWin(1), p.plateauWin(2), p.mag_HW_plateau, p.magField_HW_plateau, ...
            p.vx_HW_plateau, p.vy_HW_plateau, ...
            p.mag_wall, p.magField_wall, p.vx_wall, ...
            p.deficit_x, p.deficit_mag_self, p.deficit_mag_field, p.VyOverVx);
    end
    fclose(fid);
end

function P = i_panelsForJson(panels)
    P=cell(1,numel(panels));
    for i=1:numel(panels)
        p=panels{i};
        q=rmfield(p,'series');   % deret besar -> ke .mat saja
        P{i}=q;
    end
end

function s = i_summaryStats(panels, fricOrder)
    s=struct();
    mat=panels(cellfun(@(p) isfield(p,'mature')&&p.mature, panels));
    dx=cellfun(@(p) p.deficit_x, mat); dx=dx(isfinite(dx));
    dms=cellfun(@(p) p.deficit_mag_self, mat); dms=dms(isfinite(dms));
    dmf=cellfun(@(p) p.deficit_mag_field, mat); dmf=dmf(isfinite(dmf));
    s.n_mature=numel(mat);
    s.deficit_x_mean=i_m(dx); s.deficit_x_sd=i_sd(dx);
    s.deficit_mag_self_mean=i_m(dms); s.deficit_mag_self_sd=i_sd(dms);
    s.deficit_mag_field_mean=i_m(dmf); s.deficit_mag_field_sd=i_sd(dmf);
    for j=1:numel(fricOrder)
        cond=fricOrder{j};
        v=cellfun(@(p) p.deficit_x, mat(cellfun(@(p) strcmp(p.condition,cond), mat)));
        v=v(isfinite(v));
        key=matlab.lang.makeValidName(cond);
        s.byCondition.(key)=struct('n',numel(v),'deficit_x_mean',i_m(v),'deficit_x_sd',i_sd(v));
    end
end
function m=i_m(v), if isempty(v), m=NaN; else, m=mean(v); end, end
function s=i_sd(v), if numel(v)<2, s=NaN; else, s=std(v); end, end

function i_writeReport(RESULT, outMd)
    S=RESULT.summary;
    fid=fopen(outMd,'w');
    fp=@(varargin) fprintf(fid,varargin{:});
    fp('# Dekomposisi Vx/Vy & Defisit Transport Horizontal Hanging Wall\n\n');
    fp('_Dihasilkan: %s_\n\n', RESULT.generatedAt);
    fp('## Metode\n\n');
    fp('- Kurva HW/FW disampel IDENTIK dgn GRAIN4AXPOT CLEAN (garis PSG kanonik, potdata excluded+cutFrame, trim [startF,endF]).\n');
    fp('- Komponen Vx/Vy dari **u_smoothed/v_smoothed** — bukan u_filtered — karena `velocity_magnitude` PIVlab = hypot(u_smoothed,v_smoothed) PERSIS (u_component kosong; sqrt(u_filtered^2+v_filtered^2) beda ~48%% dari |V|). Ini menjaga sqrt(Vx^2+Vy^2)=|V| (sanity lolos) & sebanding dgn deficit_mag lama.\n');
    fp('- Defisit dari **|Vx|** (magnitude, kebal arah). Shortening di zona ukur bergerak ke +x (kamera tengah, ukur dari kiri).\n');
    fp('- Plateau fase-aktif = **median** jendela [amalgamasi-K, amalgamasi], K=%g frame (bukan max seluruh kurva).\n', RESULT.plateauK);
    fp('- Amalgamasi objektif = median dari {X-FS(json), AX-SLIP->0, shear_rate->0, endF(label)}.\n\n');
    fp('## Hasil Utama\n\n');
    fp('| Metrik | Nilai |\n|---|---|\n');
    fp('| n sesar matang | %d |\n', S.n_mature);
    fp('| **deficit_x** (BARU, horizontal) | %.3f ± %.3f |\n', S.deficit_x_mean, S.deficit_x_sd);
    fp('| deficit_mag (field |V|, ~ lama 0.18) | %.3f ± %.3f |\n', S.deficit_mag_field_mean, S.deficit_mag_field_sd);
    fp('| deficit_mag (|V|_self=hypot(Vx,Vy)) | %.3f ± %.3f |\n', S.deficit_mag_self_mean, S.deficit_mag_self_sd);
    fp('\nKlaim lama HW ≈ 0,82 × Vmax → deficit_mag ≈ 0,18 (basis field |V|). ');
    if isfinite(S.deficit_x_mean) && isfinite(S.deficit_mag_field_mean)
        if S.deficit_x_mean < S.deficit_mag_field_mean
            fp('deficit_x (%.3f) **lebih kecil** dari deficit_mag (%.3f): sebagian "kelambatan" |V| ternyata pengangkatan ramp (Vy), bukan defisit transport horizontal sejati.\n\n', S.deficit_x_mean, S.deficit_mag_field_mean);
        else
            fp(['deficit_x (%.3f) **lebih besar** dari deficit_mag (%.3f): |V| MEREMEHKAN defisit horizontal. ' ...
                'Karena Vy (pengangkatan ramp) menambah |V|, HW tampak lebih cepat dari transport horizontal sejatinya; ' ...
                'defisit horizontal (shortening yg diserap sesar) sebenarnya LEBIH BESAR dari angka |V| lama.\n\n'], ...
                S.deficit_x_mean, S.deficit_mag_field_mean);
        end
    end
    fp('## Defisit per kondisi friksi\n\n');
    fp('| Kondisi | n | deficit_x mean | sd |\n|---|---|---|---|\n');
    lf=NaN;con=NaN;hf=NaN;
    if isfield(S,'byCondition')
        fns=fieldnames(S.byCondition);
        for i=1:numel(fns)
            b=S.byCondition.(fns{i});
            fp('| %s | %d | %.3f | %.3f |\n', fns{i}, b.n, b.deficit_x_mean, b.deficit_x_sd);
            if ~isempty(strfind(fns{i},'LF')), lf=b.deficit_x_mean; end
            if ~isempty(strfind(fns{i},'CON')), con=b.deficit_x_mean; end
            if ~isempty(strfind(fns{i},'HF'))&&isempty(strfind(fns{i},'LF')), hf=b.deficit_x_mean; end
        end
    end
    fp('\n**Hipotesis awal**: friksi↑ → defisit↑ (LF < CON < HF).\n\n');
    if isfinite(lf)&&isfinite(con)&&isfinite(hf)
        if lf<con && con<hf
            fp('**Teramati**: LF(%.3f) < CON(%.3f) < HF(%.3f) → hipotesis DIDUKUNG: friksi basal tinggi memperbesar defisit transport horizontal HW.\n\n', lf,con,hf);
        elseif lf>con && con>hf
            fp('**Teramati KEBALIKAN**: LF(%.3f) > CON(%.3f) > HF(%.3f). Friksi basal TINGGI justru MENGURANGI defisit horizontal — konsisten dgn sesar lebih curam/efisien pada HF sehingga HW mengikuti dinding lebih dekat; pada LF, HW lebih tertinggal secara horizontal.\n\n', lf,con,hf);
        else
            fp('**Teramati**: LF=%.3f, CON=%.3f, HF=%.3f (tak monotonik). Lihat summary PDF.\n\n', lf,con,hf);
        end
    end
    fp('## Caveat\n\n');
    fp('- Drift envelope (uji paralaks): slope %%/regangan dicetak per run di log & JSON; defisit relatif same-frame kebal drift kecil.\n');
    fp('- Sesar termuda (endF ≈ nF) ditandai IMMATURE & dikeluarkan dari statistik matang.\n');
    fp('- Vmax(b) indenter axpot dipakai bila sidecar _axpot.mat memuat track; kalau tidak, hanya Vmax(a) empiris.\n');
    fclose(fid);
end
